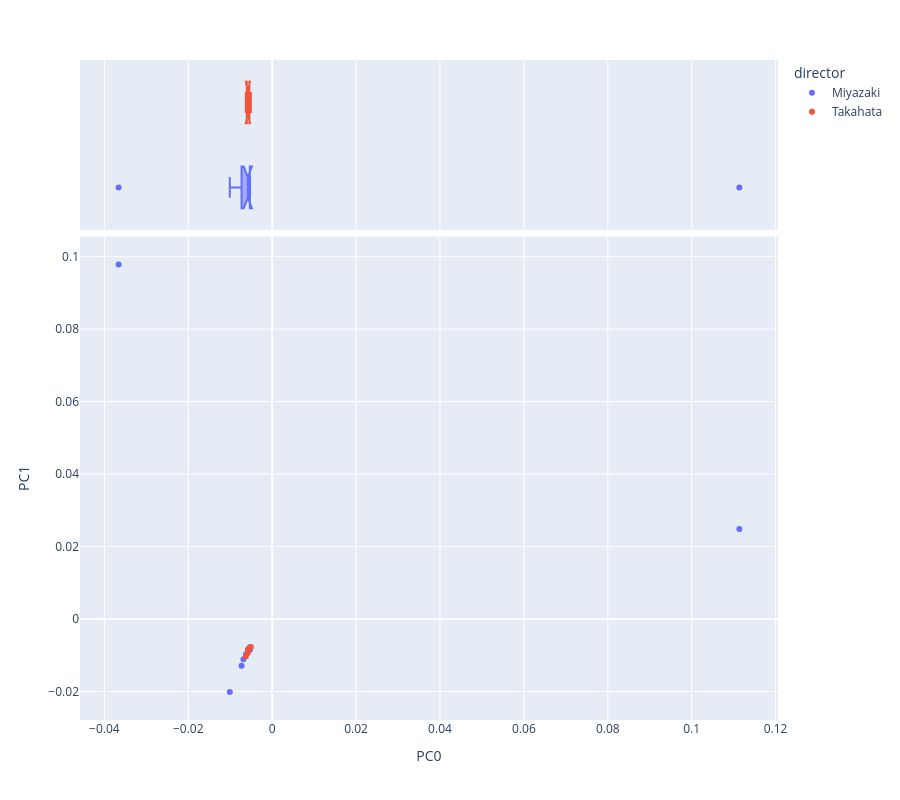

Source (notebook cell):
### Code cell
vis_pcs(0, 1, col = 'director')

### Figure 1 — Plotly figure (JSON) as saved in the notebook; plotly's stock layout.template omitted (floating-point values rounded to 4 significant figures)
{"data": [{"hovertemplate": "<b>%{hovertext}</b><br><br>director=Miyazaki<br>PC0=%{x}<br>PC1=%{y}<extra></extra>", "hovertext": ["Miyazaki castle_in_the_sky", "Miyazaki howls_moving_castle", "Miyazaki kikis_delivery_service", "Miyazaki my_neighbor_totoro", "Miyazaki nausicaa", "Miyazaki ponyo", "Miyazaki porco_rosso", "Miyazaki princess_mononoke", "Miyazaki spirited_away", "Miyazaki the_wind_rises"], "legendgroup": "Miyazaki", "marker": {"color": "#636efa", "symbol": "circle"}, "mode": "markers", "name": "Miyazaki", "orientation": "v", "showlegend": true, "type": "scatter", "x": [-0.006852, -0.0101, -0.005266, -0.03659, -0.006234, 0.1114, -0.005329, -0.005372, -0.007295, -0.005378], "xaxis": "x", "y": [-0.01112, -0.02017, -0.00825, 0.09786, -0.009713, 0.02482, -0.007814, -0.008566, -0.0129, -0.008308], "yaxis": "y"}, {"alignmentgroup": "True", "hovertemplate": "<b>%{hovertext}</b><br><br>director=Miyazaki<br>PC0=%{x}<extra></extra>", "hovertext": ["Miyazaki castle_in_the_sky", "Miyazaki howls_moving_castle", "Miyazaki kikis_delivery_service", "Miyazaki my_neighbor_totoro", "Miyazaki nausicaa", "Miyazaki ponyo", "Miyazaki porco_rosso", "Miyazaki princess_mononoke", "Miyazaki spirited_away", "Miyazaki the_wind_rises"], "legendgroup": "Miyazaki", "marker": {"color": "#636efa", "symbol": "circle"}, "name": "Miyazaki", "notched": true, "offsetgroup": "Miyazaki", "showlegend": false, "type": "box", "x": [-0.006852, -0.0101, -0.005266, -0.03659, -0.006234, 0.1114, -0.005329, -0.005372, -0.007295, -0.005378], "xaxis": "x2", "yaxis": "y2"}, {"hovertemplate": "<b>%{hovertext}</b><br><br>director=Takahata<br>PC0=%{x}<br>PC1=%{y}<extra></extra>", "hovertext": ["Takahata grave_of_the_fireflies", "Takahata only_yesterday", "Takahata pom_poko", "Takahata princess_kaguya"], "legendgroup": "Takahata", "marker": {"color": "#EF553B", "symbol": "circle"}, "mode": "markers", "name": "Takahata", "orientation": "v", "showlegend": true, "type": "scatter", "x": [-0.00577, -0.005082, -0.005809, -0.006282], "xaxis": "x", "y": [-0.008334, -0.007742, -0.009394, -0.01037], "yaxis": "y"}, {"alignmentgroup": "True", "hovertemplate": "<b>%{hovertext}</b><br><br>director=Takahata<br>PC0=%{x}<extra></extra>", "hovertext": ["Takahata grave_of_the_fireflies", "Takahata only_yesterday", "Takahata pom_poko", "Takahata princess_kaguya"], "legendgroup": "Takahata", "marker": {"color": "#EF553B", "symbol": "circle"}, "name": "Takahata", "notched": true, "offsetgroup": "Takahata", "showlegend": false, "type": "box", "x": [-0.00577, -0.005082, -0.005809, -0.006282], "xaxis": "x2", "yaxis": "y2"}], "layout": {"height": 800, "legend": {"title": {"text": "director"}, "tracegroupgap": 0}, "margin": {"t": 60}, "xaxis": {"anchor": "y", "domain": [0, 1], "title": {"text": "PC0"}}, "xaxis2": {"anchor": "y2", "domain": [0, 1], "matches": "x", "showgrid": true, "showticklabels": false}, "yaxis": {"anchor": "x", "domain": [0, 0.7326], "title": {"text": "PC1"}}, "yaxis2": {"anchor": "x2", "domain": [0.7426, 1], "matches": "y2", "showgrid": false, "showline": false, "showticklabels": false, "ticks": ""}}}
